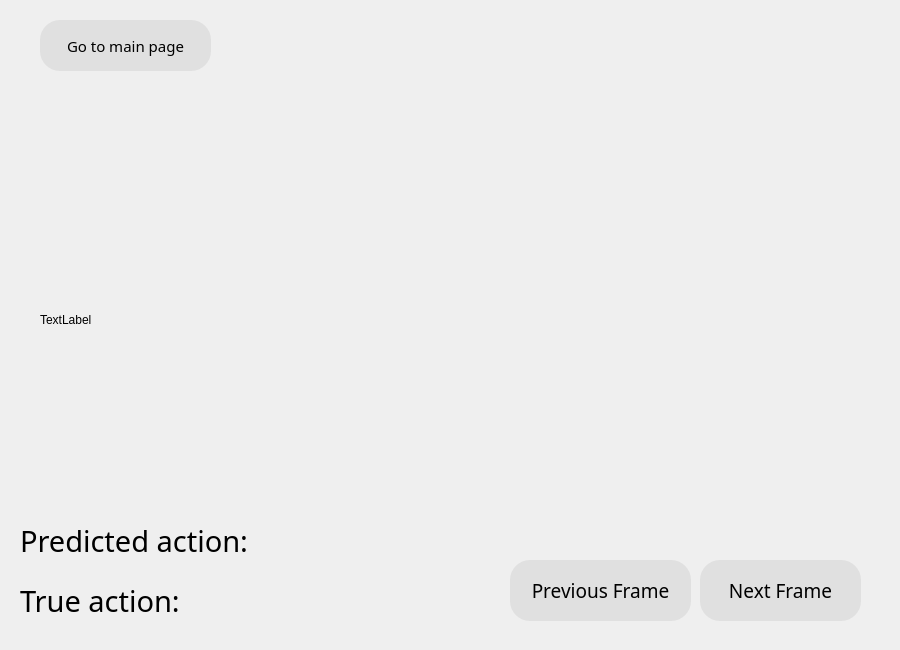
<?xml version="1.0" encoding="UTF-8"?>
<ui version="4.0">
 <class>Dialog</class>
 <widget class="QDialog" name="Dialog">
  <property name="geometry">
   <rect>
    <x>0</x>
    <y>0</y>
    <width>900</width>
    <height>650</height>
   </rect>
  </property>
  <property name="windowTitle">
   <string>Dialog</string>
  </property>
  <widget class="QLabel" name="backgroundPhoto">
   <property name="geometry">
    <rect>
     <x>0</x>
     <y>0</y>
     <width>900</width>
     <height>650</height>
    </rect>
   </property>
   <property name="text">
    <string/>
   </property>
   <property name="pixmap">
    <pixmap>../Media/Des3.png</pixmap>
   </property>
  </widget>
  <widget class="QLabel" name="predictionText">
   <property name="geometry">
    <rect>
     <x>20</x>
     <y>510</y>
     <width>341</width>
     <height>61</height>
    </rect>
   </property>
   <property name="font">
    <font>
     <family>Century Gothic</family>
     <pointsize>22</pointsize>
     <weight>8</weight>
     <italic>false</italic>
     <bold>false</bold>
    </font>
   </property>
   <property name="styleSheet">
    <string notr="true">font: 70 22pt &quot;Century Gothic&quot;; 
color: black;</string>
   </property>
   <property name="text">
    <string>Predicted action:</string>
   </property>
  </widget>
  <widget class="QLabel" name="trueText">
   <property name="geometry">
    <rect>
     <x>20</x>
     <y>570</y>
     <width>341</width>
     <height>61</height>
    </rect>
   </property>
   <property name="font">
    <font>
     <family>Century Gothic</family>
     <pointsize>22</pointsize>
     <weight>8</weight>
     <italic>false</italic>
     <bold>false</bold>
    </font>
   </property>
   <property name="styleSheet">
    <string notr="true">font: 70 22pt &quot;Century Gothic&quot;; 
color: black;
</string>
   </property>
   <property name="text">
    <string>True action:</string>
   </property>
  </widget>
  <widget class="QLabel" name="image">
   <property name="geometry">
    <rect>
     <x>40</x>
     <y>140</y>
     <width>640</width>
     <height>360</height>
    </rect>
   </property>
   <property name="sizePolicy">
    <sizepolicy hsizetype="Fixed" vsizetype="Fixed">
     <horstretch>0</horstretch>
     <verstretch>0</verstretch>
    </sizepolicy>
   </property>
   <property name="maximumSize">
    <size>
     <width>640</width>
     <height>360</height>
    </size>
   </property>
   <property name="text">
    <string>TextLabel</string>
   </property>
  </widget>
  <widget class="QPushButton" name="FACButton">
   <property name="geometry">
    <rect>
     <x>40</x>
     <y>20</y>
     <width>171</width>
     <height>51</height>
    </rect>
   </property>
   <property name="font">
    <font>
     <family>Century Gothic</family>
     <pointsize>11</pointsize>
     <weight>8</weight>
     <italic>false</italic>
     <bold>false</bold>
    </font>
   </property>
   <property name="cursor">
    <cursorShape>PointingHandCursor</cursorShape>
   </property>
   <property name="styleSheet">
    <string notr="true">QPushButton {
	border-radius: 20px;
	background-color: rgb(224, 224, 224);
	font: 70 11pt &quot;Century Gothic&quot;; 
   color: black;
}

QPushButton:hover{
	background-color: rgb(73, 96, 96);
}
QPushButton:pressed{
	background-color: black;
}</string>
   </property>
   <property name="text">
    <string>Go to main page</string>
   </property>
  </widget>
  <widget class="QPushButton" name="previousButton">
   <property name="geometry">
    <rect>
     <x>510</x>
     <y>560</y>
     <width>181</width>
     <height>61</height>
    </rect>
   </property>
   <property name="font">
    <font>
     <family>Century Gothic</family>
     <pointsize>14</pointsize>
     <weight>8</weight>
     <italic>false</italic>
     <bold>false</bold>
    </font>
   </property>
   <property name="styleSheet">
    <string notr="true">QPushButton {
	border-radius: 20px;
	background-color: rgb(224, 224, 224);
	font: 70 14pt &quot;Century Gothic&quot;; 
   color: black;
}

QPushButton:hover{
	background-color: rgb(73, 96, 96);
}
QPushButton:pressed{
	background-color: black;
}</string>
   </property>
   <property name="text">
    <string>Previous Frame</string>
   </property>
  </widget>
  <widget class="QPushButton" name="nextButton">
   <property name="geometry">
    <rect>
     <x>700</x>
     <y>560</y>
     <width>161</width>
     <height>61</height>
    </rect>
   </property>
   <property name="font">
    <font>
     <family>Century Gothic</family>
     <pointsize>14</pointsize>
     <weight>8</weight>
     <italic>false</italic>
     <bold>false</bold>
    </font>
   </property>
   <property name="styleSheet">
    <string notr="true">QPushButton {
	border-radius: 20px;
	background-color: rgb(224, 224, 224);
	font: 70 14pt &quot;Century Gothic&quot;; 
   color: black;
}

QPushButton:hover{
	background-color: rgb(73, 96, 96);
}
QPushButton:pressed{
	background-color: black;
}</string>
   </property>
   <property name="text">
    <string>Next Frame</string>
   </property>
  </widget>
 </widget>
 <resources/>
 <connections/>
</ui>
